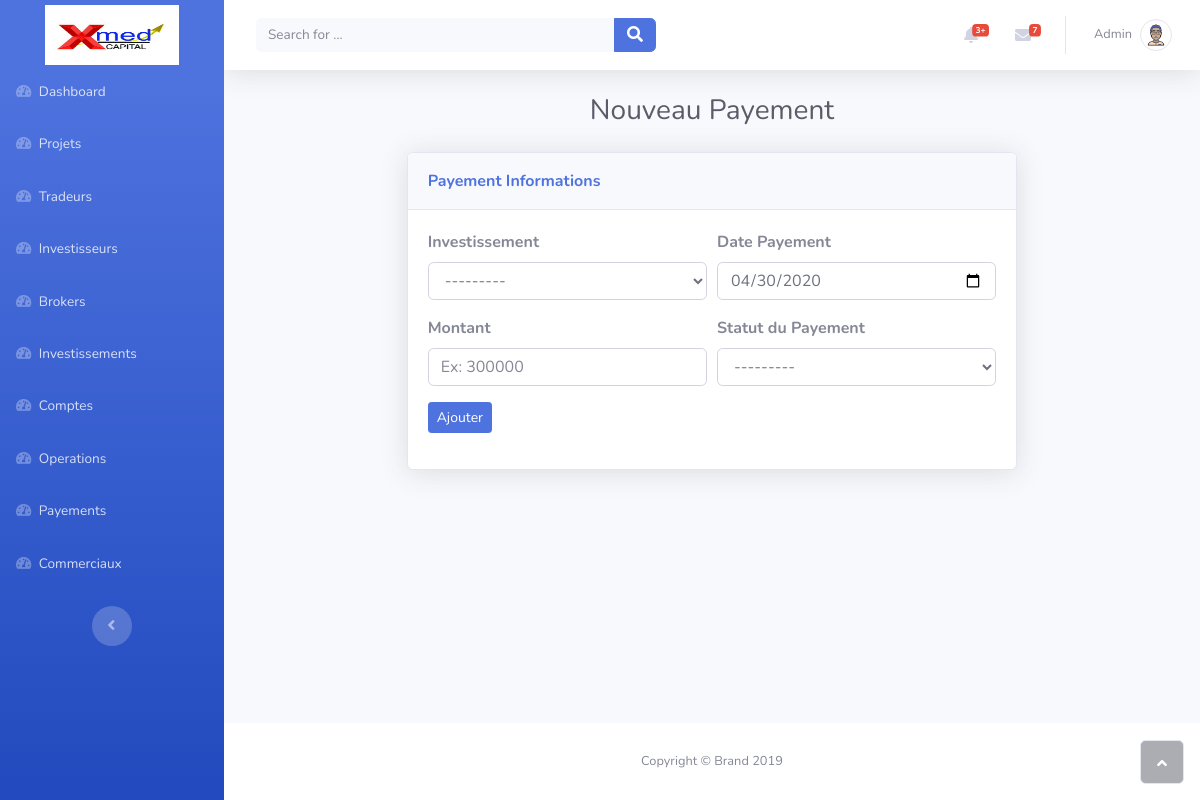
Page /payements/ajouter/ (signed in) on the earlier database version.
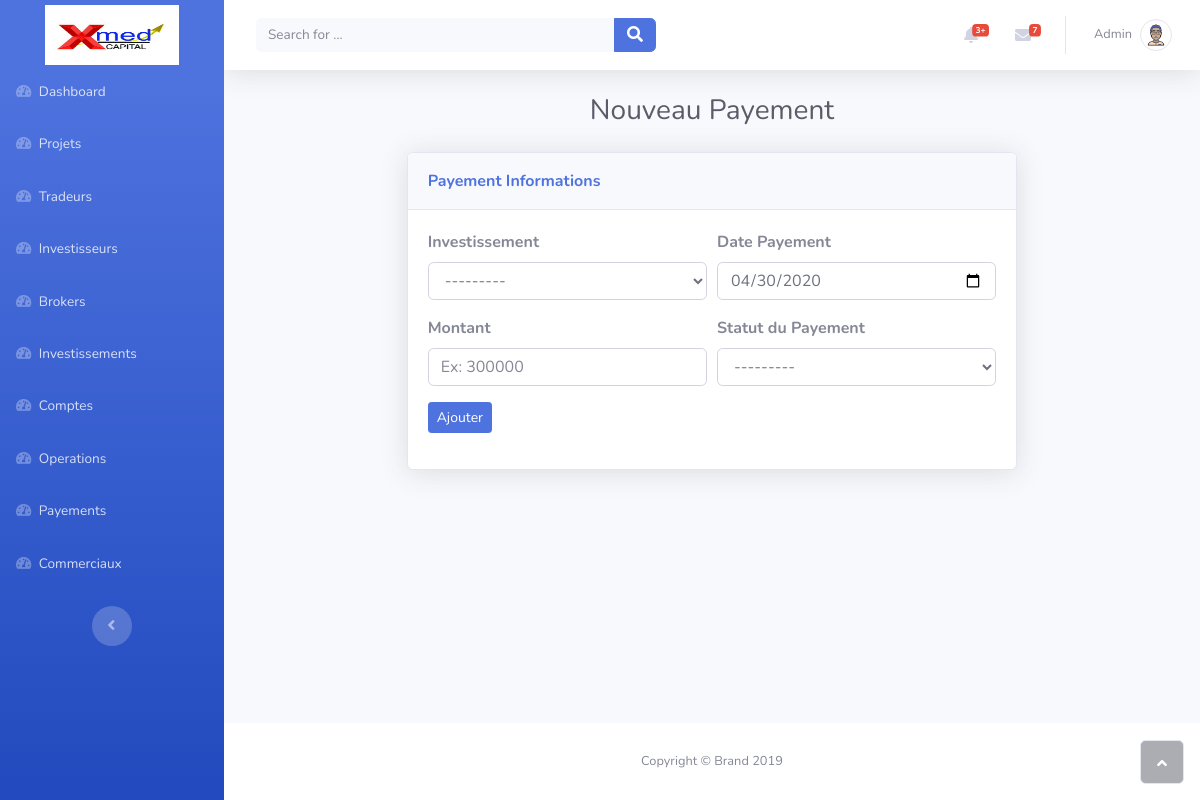
Same page on the later database version.
### payement/models.py (models this page shows, shortened)
class Payement(models.Model):
    investissement = models.ForeignKey(Investissement, related_name='payements', on_delete=models.CASCADE)
    date = models.DateField(default=date.today)
    montant = models.DecimalField(max_digits=10, decimal_places=2, null=False)
    status = models.CharField(max_length=20, choices=STATUS_CHOICES, null=True)
    class Meta:
        ordering = ['date']

### payement/views.py (the view)
# urls.py: path('ajouter/', views.ajouter, name="ajouter_broker"),
@login_required
@staff_member_required
def ajouter(request):
    form = PayementForm()
    context = {'form': form}
    if request.method == 'POST':
        form = PayementForm(request.POST)
        if form.is_valid():
            form.save()
            return redirect('payements')
    return render(request, 'payement/ajouter.html', context)

### payement/forms.py (shortened to what this page needs)
class PayementForm(ModelForm):
    class Meta:
        model = Payement
        fields = '__all__'
        widgets = {
            'investissement': Select(
                attrs={
                    'class': 'form-control',
                    'required': True,
                },
            ),
            'date': DateInput(
                attrs={
                    'class': 'form-control',
                    'required': True,
                    'type': 'date',
                },
            ),
            'montant': NumberInput(
                attrs={
                    'class': 'form-control',
                    'required': True,
                    'placeholder': "Ex: 300000",
                    'disabled': False,
                },
            ),
            'status': Select(
                attrs={
                    'class': 'form-control',
                    'required': True,
                },
            )
        }

### investissement/models.py (called while the page is built)
	def __str__(self):
		self.refresh_status_payements()
		return f"investissement n° {self.id}"

### payement/templates/payement/ajouter.html (shortened to what this page needs)
{% extends 'base.html' %}
{% load static %}
{% block stylesheets %}
	<link rel="stylesheet" type="text/css" href="{% static 'css/payement/ajouter.css' %}">
{% endblock %}
{% block content %}
    <div class="container-fluid">
        <h3 class="text-dark text-center mb-4">Nouveau Payement</h3>
        <div class="row mb-3">
            <div class="col-lg-2">
            </div>
            <div class="col-lg-8">
                <div class="row">
                    <div class="col">
                        <div class="card shadow mb-3">
                            <div class="card-header py-3">
                                <p class="text-primary m-0 font-weight-bold">Payement Informations</p>
                            </div>
                            <div class="card-body">
                                {% include 'payement/forms/ajouter.html' %}
                            </div>
                        </div>
                    </div>
                </div>
            </div>
        </div>
    </div>
{% endblock %}

### payement/templates/payement/forms/ajouter.html (shortened to what this page needs)
{% load static %}
<form action="" method="POST" enctype="multipart/form-data">
    <div class="form-row">
        <div class="col">
            <div class="form-group">
                <label for="id_investissement">
                    <strong>Investissement</strong>
                </label>
                {{ form.investissement }}
            </div>
        </div>
        <div class="col">
            <div class="form-group">
                <label for="id_date">
                    <strong>Date Payement</strong>
                </label>
                {{ form.date }}
            </div>
        </div>
    </div>
    <div class="form-row">
        <div class="col">
            <div class="form-group">
                <label for="id_montant">
                    <strong>Montant</strong>
                </label>
                {{ form.montant }}
            </div>
        </div>
        <div class="col">
            <div class="form-group">
                <label for="id_status">
                    <strong>Statut du Payement</strong>
                </label>
                {{ form.status }}
            </div>
        </div>
    </div>
    <div class="form-group">
        <button class="btn btn-primary btn-sm" type="submit">Ajouter</button>
    </div>
</form>

Differences in the rows shown:
added Payement: date "04/30/2020", status "---------"
